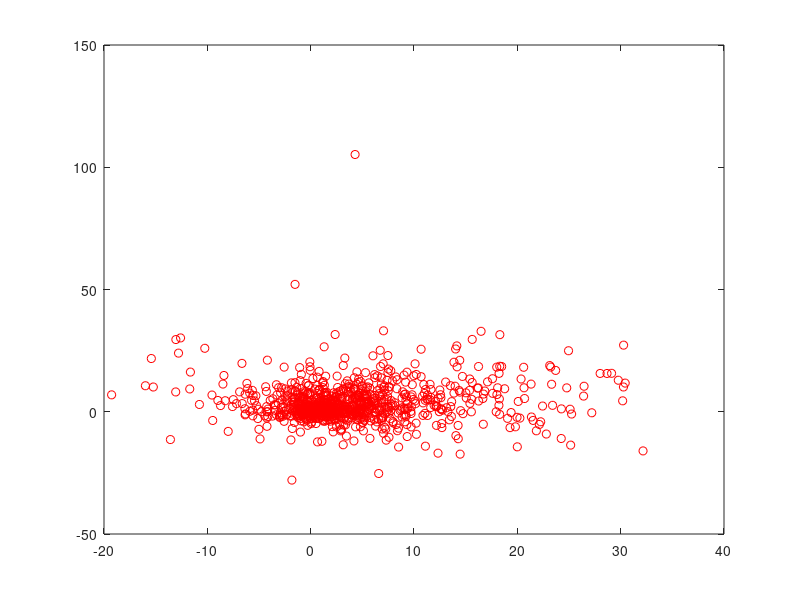

Write the MATLAB code that produced this figure. (Note: this script raises an error after producing the figure.)
function [model, y] = gmm_dependent_2d()
%clear all
clc

n_samples = 1000;

%% generate random data
x_dim = 2;
es = 0.001;
em = 0.01;
train.x = 0.5*ones(n_samples, x_dim);

train.y = es*mvnrnd(zeros(x_dim, 1), eye(x_dim), n_samples) + ...
          bsxfun(@times, mvnrnd(ones(x_dim, 1), em*eye(x_dim), n_samples), train.x);

y_norm = sqrt(sum(train.y.^2, 2));
train.y = bsxfun(@times, train.y, (y_norm.^2)./y_norm);


%y_norm = sqrt(sum(train.y.^2, 2));
%train.y = bsxfun(@times, train.y, 1.0*tanh(y_norm)./y_norm);

plot(train.y(:,1), train.y(:,2), 'o')

hold on

%train.x = 1*ones(n_samples, x_dim);
train.x = mvnrnd(ones(x_dim, 1), 3*eye(x_dim), n_samples);
train.y = es*mvnrnd(zeros(x_dim, 1), eye(x_dim), n_samples) + ...
          bsxfun(@times, mvnrnd(ones(x_dim, 1), em*eye(x_dim), n_samples), train.x);


y_norm = sqrt(sum(train.y.^2, 2));
train.y = bsxfun(@times, train.y, (y_norm.^2)./y_norm);


plot(train.y(:,1), train.y(:,2), 'ro')



hold off


%pause
%{
%sigma_r = 0.4;
sigma_r = 1.0*exp(-0.005*[1:n_samples]);
w_r = [1]; % has to sum to one

train.x = linspace(0, 6, n_samples)';
train.y = zeros(n_samples, 1);

for i=1:n_samples
    train.y(i)= normrnd( sin(train.x(i)), sigma_r(i));
end
plot(train.x,train.y,'x')
%}

%% define model
% parameters
n_inputs = 2;
n_outputs = 2;

n_hidden = [30]; %10 for sigmoid

n_dim = n_outputs; % TODO: redundant with n_outputs
n_kernels = 1;

n_mu = n_dim * n_kernels;
n_sigma = n_dim * n_kernels;
n_w = n_kernels;

% create model
network= NetworkModel( );

[x]   = network.add_node(ConstantNode());
[z1]  = network.add_node(AffineLayer(n_inputs, n_hidden(1), x));
[h1]  = network.add_node(SigmoidLayer(z1));
%[h1]  = network.add_node(ReluLayer(z1));
[z2]  = network.add_node(AffineLayer(n_hidden(1), n_w + n_mu + n_sigma , h1));
[py_x]= network.add_node(GmmLayerDep(n_dim, n_kernels, z2));
[loss]= network.add_node(NegLogLoss(py_x));

% feed input
x.node.const.x = train.x;
py_x.node.const.y = train.y;

%% compute forward pass
l = network.forward(loss);

%% compute backward pass
dl_dw = network.backward(loss);

%% gradient check
grad_check(@loss_dloss, network.n_params, 200, network, loss);

%% run training

w0 = rand(network.n_params, 1);
f = @(x)loss_dloss(x, network, loss);

%options = optimset('Display','iter', 'MaxIter', 200, 'GradObj','on');
options = optimoptions(@fminunc,'Algorithm','quasi-newton', ...
                                'Display','iter', ...
                                'MaxIterations', 1000, ...
                                'SpecifyObjectiveGradient', true);
                            
[w_p, fval] = fminunc(f, w0, options);

y = loss_eval(w_p, network, loss);


%% graph
figure(2)

n_samples = 100;

test.x = 0.5*ones(n_samples, x_dim);
test = run_sym(test);
test_eval(test, network)

hold on
test.x = 1.0*ones(n_samples, x_dim);
test = run_sym(test);
test_eval(test, network)
hold off


figure(1)

end



function y = loss_eval(w, model, target)
    model.vect2params(w);
    y = model.forward(target);
    
    y = y{end};
end

function y = prob_eval(x, model)
    model.nodes{1}.const.x = x;
    y = model.forward();
    
    y = y{end-1};
end

function dy = dloss_eval(w, model)
    model.vect2params(w);
    y = model.forward();
    dy = backward(model); 
end

function [loss, dloss] = loss_dloss(w, model, target)
    % forward pass
    model.vect2params(w);
    y = model.forward(target);
    loss = y{1};
    
    % backward pass
    %if nargout == 2
    dloss = model.backward(target); 
    %end
end

function data = run_sym(data)
    % Runs deterministic function to obtain y, given x
    x_dim = 2;
    n_samples = size(data.x, 1); 
    es = 0.001;
    em = 0.01;

    data.y = es*mvnrnd(zeros(x_dim, 1), eye(x_dim), n_samples) + ...
              bsxfun(@times, mvnrnd(ones(x_dim, 1), em*eye(x_dim), n_samples), data.x);

    y_norm = sqrt(sum(data.y.^2, 2));
    data.y = bsxfun(@times, data.y, (y_norm.^2)./y_norm);
    
end

function y = test_eval(test, network)
    plot(test.y(:,1), test.y(:,2), 'o')
    
    x = network.nodes{1}.outputs{1};
    py_x = network.nodes{5}.outputs{1};
    
    x.node.const.x = test.x;
    py_x.node.const.y = test.y;
    y = network.forward();

	hold on

    mu = squeeze(py_x.node.mu(1,1,:))'; %// data
    sigma = diag(squeeze(py_x.node.sigma(1,1,:))); %// data
    plot_x = -2.0:.01:2.0; %// x axis
    plot_y = -2.0:.01:2.0; %// y axis

    [X, Y] = meshgrid(plot_x, plot_y); %// all combinations of x, y
    Z = mvnpdf([X(:) Y(:)],mu,sigma); %// compute Gaussian pdf
    Z = reshape(Z,size(X)); %// put into same size as X, Y
    contour(X,Y,Z), axis equal  %// contour plot; set same scale for x and y...
    %surf(X,Y,Z) %// ... or 3D plot
    
    hold off
    
end